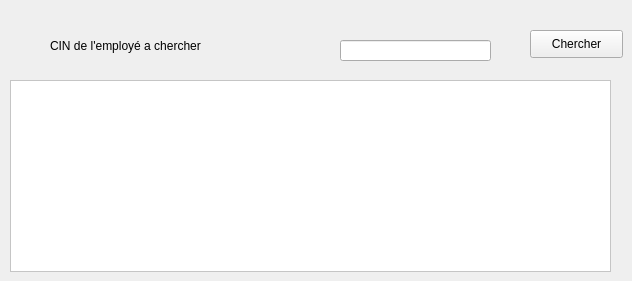
            <widget class="QWidget" name="tab_18">
             <attribute name="title">
              <string>Recherche employé</string>
             </attribute>
             <widget class="QLineEdit" name="lineEdit_recherche_2">
              <property name="geometry">
               <rect>
                <x>340</x>
                <y>40</y>
                <width>151</width>
                <height>21</height>
               </rect>
              </property>
             </widget>
             <widget class="QLabel" name="label_28">
              <property name="geometry">
               <rect>
                <x>50</x>
                <y>30</y>
                <width>221</width>
                <height>31</height>
               </rect>
              </property>
              <property name="text">
               <string>CIN de l'employé a chercher</string>
              </property>
             </widget>
             <widget class="QPushButton" name="pb_rechercher">
              <property name="geometry">
               <rect>
                <x>530</x>
                <y>30</y>
                <width>93</width>
                <height>28</height>
               </rect>
              </property>
              <property name="text">
               <string>Chercher</string>
              </property>
             </widget>
             <widget class="QTableView" name="tab_employe1">
              <property name="geometry">
               <rect>
                <x>10</x>
                <y>80</y>
                <width>601</width>
                <height>192</height>
               </rect>
              </property>
              <property name="styleSheet">
               <string notr="true">
background-color: rgb(255, 255, 255);</string>
              </property>
             </widget>
            </widget>
